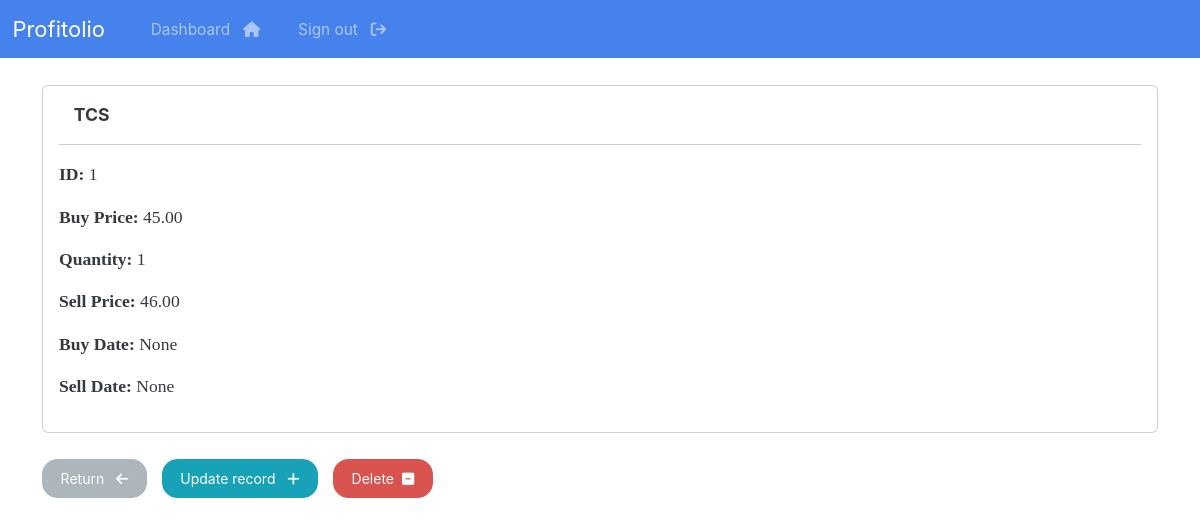
The page /record/1 (signed in) on the database its author committed.
### profitolio/models.py (models this page shows, shortened)
class Record(models.Model):
    creation_date = models.DateTimeField(auto_now_add=True)
    company_name = models.CharField(max_length=100, null = True)
    stock_symbol = models.CharField(max_length=100, null = True)
    buy_price = models.DecimalField(max_digits = 20, decimal_places = 2, null = True)
    quantity = models.PositiveIntegerField(null = True)
    sell_price = models.DecimalField(max_digits = 20, decimal_places = 2, null = True)
    returns = models.DecimalField(max_digits = 20, decimal_places = 2, null = True, blank = True)
    buy_date = models.DateField( null = True)
    sell_date = models.DateField(null = True)

### profitolio/views.py (the view)
# urls.py: path('record/<int:pk>', views.singular_record, name="record"),
@login_required(login_url='my-login')
def singular_record(request, pk):
    all_records = Record.objects.get(id=pk)
    context = {'record':all_records}
    return render(request, 'profitolio/view-record.html', context=context)

### profitolio/templates/profitolio/view-record.html (shortened to what this page needs)
{% extends 'profitolio/base.html' %}
{% block content %}
    <div class="card">
        <div class="card-body">
            <strong>
                {{record.stock_symbol|upper}}
            </strong>
            <hr>
            <p> <strong> ID: </strong> {{record.id}} </p>
            <p> <strong> Buy Price: </strong> {{record.buy_price}} </p>
            <p> <strong> Quantity: </strong> {{record.quantity}} </p>
            <p> <strong> Sell Price: </strong> {{record.sell_price}} </p>
            <p> <strong> Buy Date: </strong> {{record.buy_date}} </p>
            <p> <strong> Sell Date: </strong> {{record.sell_date}} </p>
        </div>
    </div>
    <br>
    <a href="{% url 'dashboard' %}" class="btn btn-secondary"> Return &nbsp; <i class="fa fa-arrow-left" aria-hidden="true"></i> </a>
    <a href="{% url 'update-record' record.id %}" class="btn btn-info"> Update record &nbsp; <i class="fa fa-plus" aria-hidden="true"></i> </a>
    <a href="{% url 'delete-record' record.id %}" class="btn btn-danger"> Delete &nbsp;<i class="fa fa-minus-square" aria-hidden="true"></i> </a>
{% endblock %}

### rows shown on the page
Record: stock_symbol "TCS", id "1", buy_price "45.00", quantity "1", sell_price "46.00", buy_date "None", sell_date "None"
